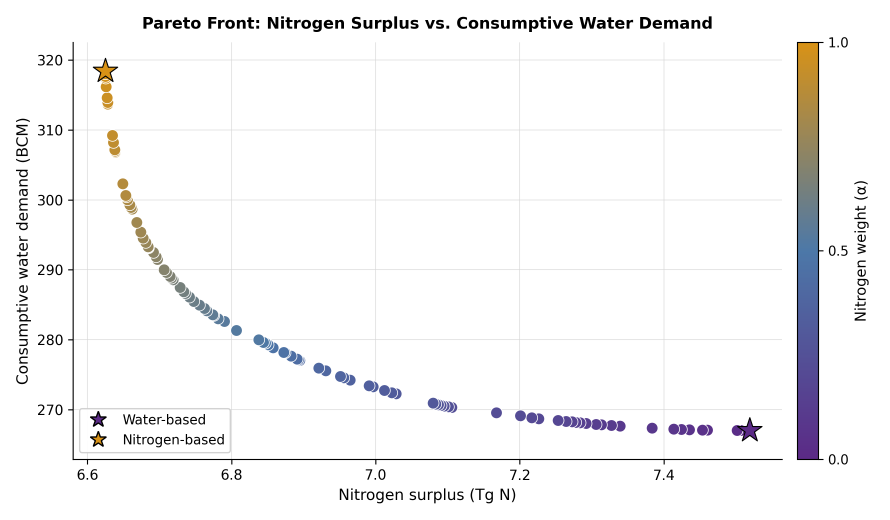
#> input picture figures/manuscript_final/figure2a_no_historical_cap_core.png, 2670 x 1560 px (shown at 1/3 size)
$ python assemble_si_msp_benchmark_figure2.py
#> lines starting #> are read from the running program, lines starting #| are printed output that depends on the picture; after the words box and inside, x2 and y2 are one past the last pixel; in counts of white or black regions, pixels touching at a corner belong together
#> in prepare_panel_image, image is the input picture: shape (1560, 2670, 4) float32; mean R, G, B, A 0.962, 0.962, 0.963, 1
#!/usr/bin/env python3
from __future__ import annotations

from pathlib import Path

import matplotlib

matplotlib.use("Agg")

import matplotlib.image as mpimg
import matplotlib.pyplot as plt
import numpy as np
from matplotlib.gridspec import GridSpec


ROOT = Path(__file__).resolve().parents[1]
FIG_DIR = ROOT / "figures"
CANONICAL_FIG_DIR = FIG_DIR / "manuscript_final"

PANELS = {
    "a": CANONICAL_FIG_DIR / "figure2a_no_historical_cap_core.png",
    "b": CANONICAL_FIG_DIR / "figure2b_no_historical_cap_core_all_metric_bootstrap.png",
    "c": CANONICAL_FIG_DIR / "figure2c_regenerated_state_retention.png",
    "d": CANONICAL_FIG_DIR / "figure2d_no_historical_cap_core.png",
}

LABEL_FONT_SIZE = 15
PANEL_LABEL_AXES_POSITIONS = {
    "a": (0.012, 0.988),
    "b": (0.012, 0.988),
    "c": (0.012, 0.988),
    "d": (0.012, 0.988),
}
PANEL_LABEL_ERASE_BOXES = {
    "b": (360, 0, 760, 235),
    "c": (0, 0, 130, 125),
    "d": (0, 0, 150, 125),
}
PANEL_CROP_PAD_PX = {
    "a": 6,
    "b": 12,
    "c": 38,
    "d": 10,
}

OUT_PNG = CANONICAL_FIG_DIR / "si_msp_benchmark_figure2.png"
OUT_PDF = CANONICAL_FIG_DIR / "si_msp_benchmark_figure2.pdf"


def crop_white_margins(image: np.ndarray, *, threshold: float = 0.985, pad_px: int = 6) -> np.ndarray:
#> called with threshold = 0.985, pad_px = 6
    rgb = image[..., :3]
    mask = np.any(rgb < threshold, axis=2)
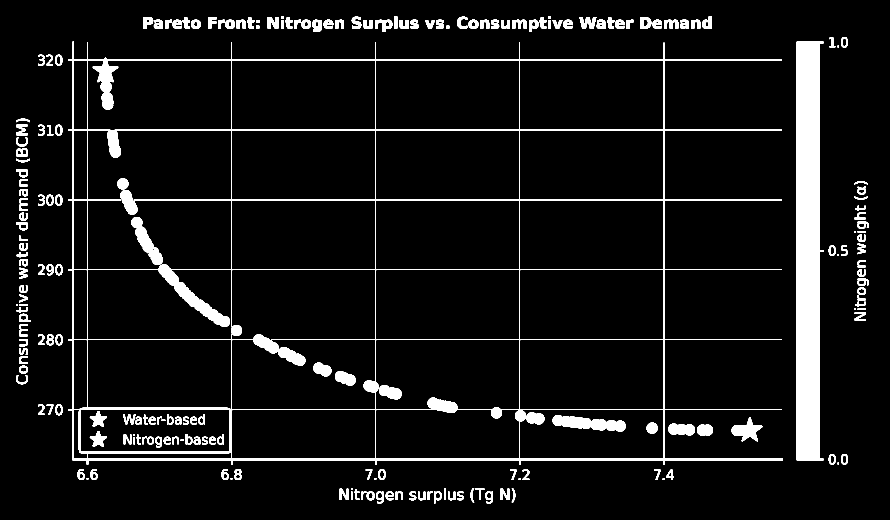
#> mask: shape (1560, 2670) bool (shown at 1/3 size); 6.5% white; 223 white regions (3 under 20 px), largest, box (x1, y1, x2, y2) and area: (2390, 125, 2471, 1381) 85603, (204, 125, 2349, 1394) 63760, (476, 793, 690, 981) 7747
    ys, xs = np.where(mask)
    if len(xs) == 0 or len(ys) == 0:
        return image

    x0 = max(int(xs.min()) - pad_px, 0)
#> x0 = 42
    x1 = min(int(xs.max()) + pad_px + 1, image.shape[1])
#> x1 = 2612
    y0 = max(int(ys.min()) - pad_px, 0)
#> y0 = 43
    y1 = min(int(ys.max()) + pad_px + 1, image.shape[0])
#> y1 = 1516
    return image[y0:y1, x0:x1]
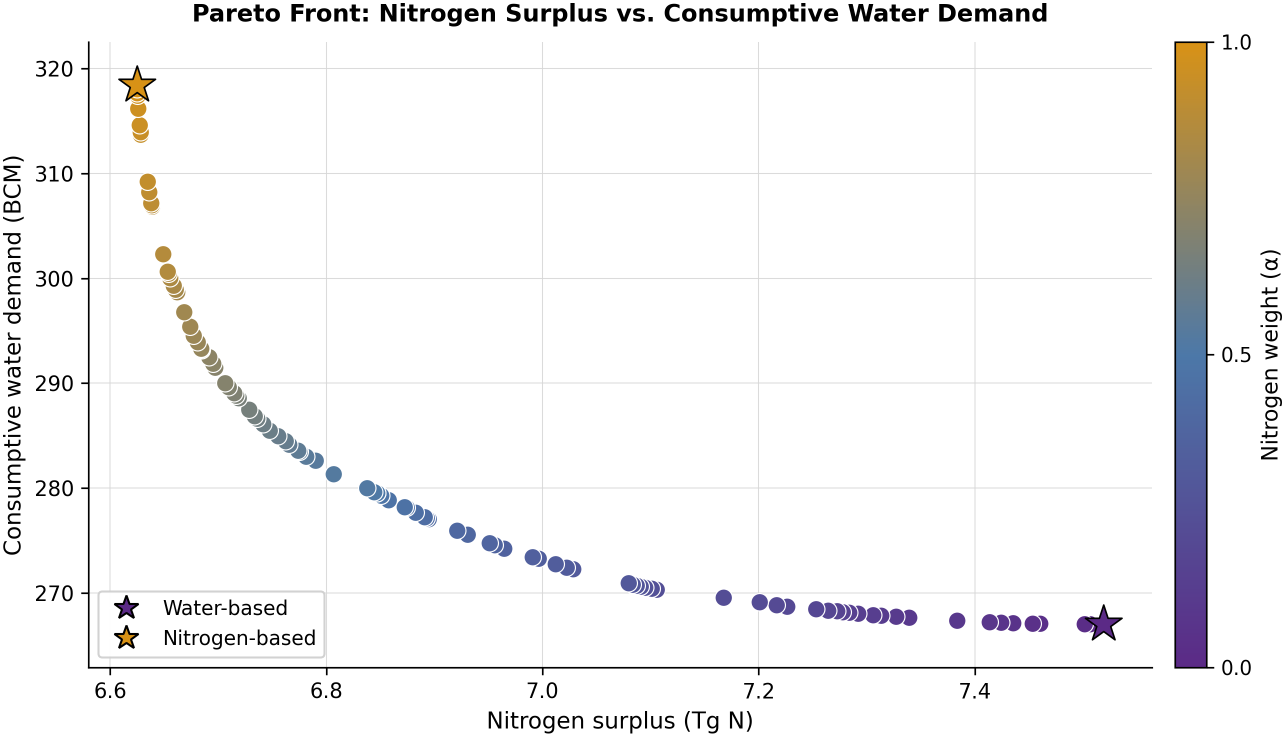
#> returned value: shape (1473, 2570, 4) float32 (shown at 1/2 size); mean of channels 0, 1, 2, 3 0.958, 0.958, 0.96, 1; drawn as R, G, B


def prepare_panel_image(key: str) -> np.ndarray:
    image = mpimg.imread(PANELS[key]).copy()
    erase_box = PANEL_LABEL_ERASE_BOXES.get(key)
    if erase_box is not None:
        x0, y0, x1, y1 = erase_box
        image[y0:y1, x0:x1, :3] = 1.0
        if image.shape[2] == 4:
            image[y0:y1, x0:x1, 3] = 1.0
    return crop_white_margins(image, pad_px=PANEL_CROP_PAD_PX.get(key, 6))


def main() -> None:
    CANONICAL_FIG_DIR.mkdir(parents=True, exist_ok=True)

    fig = plt.figure(figsize=(10.7, 7.1), facecolor="white")
    grid = GridSpec(2, 2, figure=fig, wspace=0.05, hspace=0.012)

    for idx, key in enumerate(["a", "b", "c", "d"]):
        ax = fig.add_subplot(grid[idx // 2, idx % 2])
        image = prepare_panel_image(key)
        ax.imshow(image, aspect="auto")
        ax.axis("off")
        label_x, label_y = PANEL_LABEL_AXES_POSITIONS[key]
        ax.text(
            label_x,
            label_y,
            key,
            transform=ax.transAxes,
            ha="left",
            va="top",
            fontsize=LABEL_FONT_SIZE,
            fontweight="bold",
            color="black",
            clip_on=False,
        )
#> pass 2 of the loop in main, `for idx, key in enumerate(["a", "b", "c", "d"]):`:
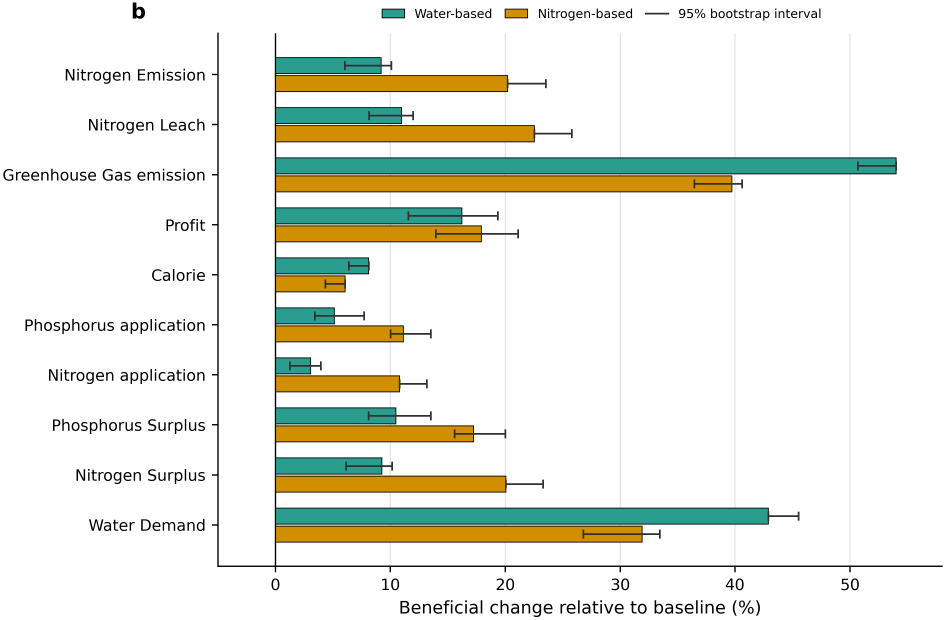
#> input picture figures/archive_nonmanuscript/figure2b_no_historical_cap_core_all_metric_bootstrap.png, 3778 x 2478 px, found by its file name (shown at 1/4 size)
#> in prepare_panel_image, image is the input picture: shape (2478, 3778, 4) float32; mean R, G, B, A 0.918, 0.915, 0.885, 1
#> rgb: shape (2478, 3778, 3) float32
#> in crop_white_margins (call 2), `mask = np.any(rgb < threshold, axis=2)`:
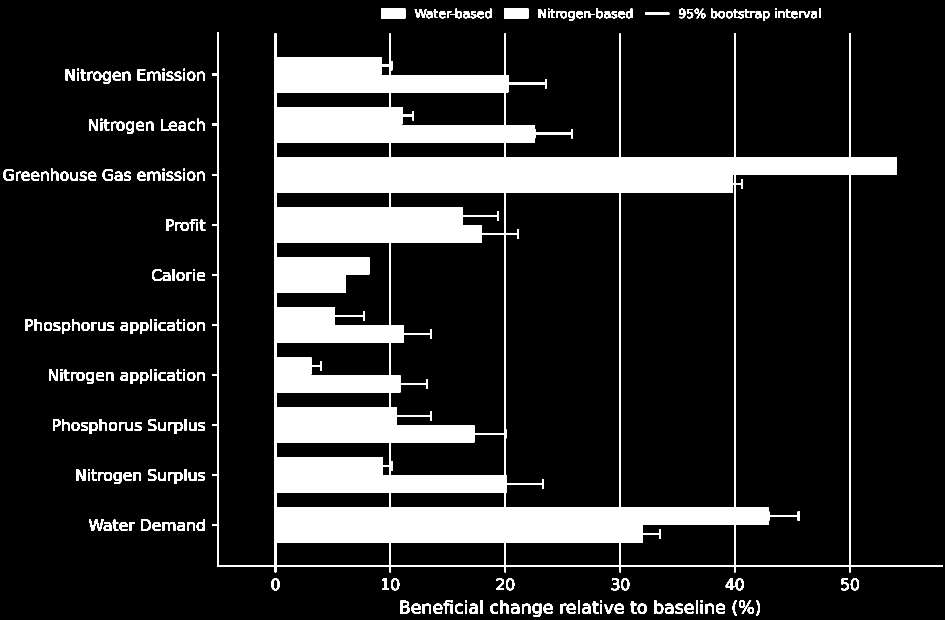
#> mask: shape (2478, 3778) bool (shown at 1/4 size); 14.9% white; 267 white regions, largest, box (x1, y1, x2, y2) and area: (848, 130, 3771, 2289) 1260033, (1526, 34, 1621, 74) 3800, (2018, 34, 2113, 74) 3800
#> x0 = 1
#> x1 = 3778
#> y0 = 22
#> y1 = 2478
#> in crop_white_margins (call 2), `return image[y0:y1, x0:x1]`:
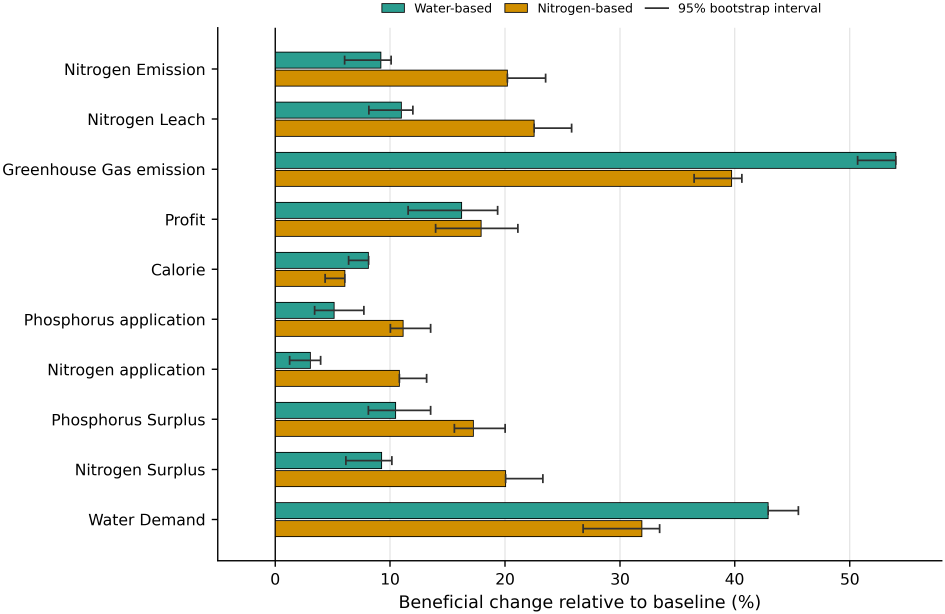
#> returned value: shape (2456, 3777, 4) float32 (shown at 1/4 size); mean of channels 0, 1, 2, 3 0.917, 0.914, 0.884, 1; drawn as R, G, B
#> pass 3 of the loop in main, `for idx, key in enumerate(["a", "b", "c", "d"]):`:
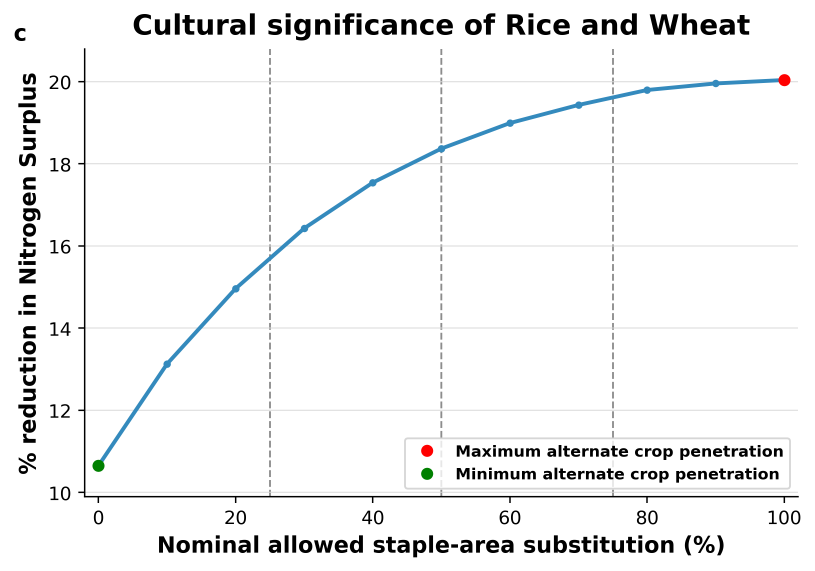
#> input picture figures/manuscript_final/figure2c_regenerated_state_retention.png, 2445 x 1711 px (shown at 1/3 size)
#> in prepare_panel_image, image is the input picture: shape (1711, 2445, 4) float32; mean R, G, B, A 0.951, 0.953, 0.955, 1
#> rgb: shape (1711, 2445, 3) float32
#> in crop_white_margins (call 3), `mask = np.any(rgb < threshold, axis=2)`:
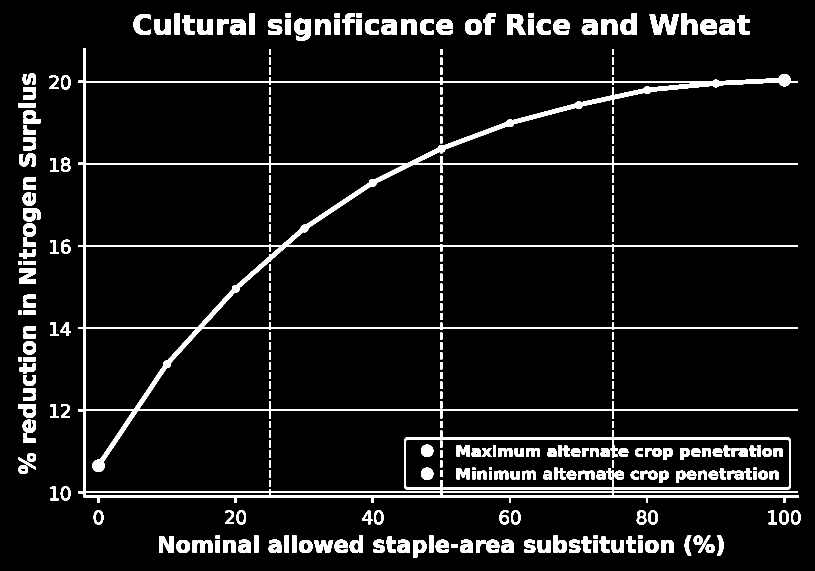
#> mask: shape (1711, 2445) bool (shown at 1/3 size); 7.3% white; 321 white regions, largest, box (x1, y1, x2, y2) and area: (235, 144, 2397, 1509) 124756, (1949, 43, 2036, 104) 3187, (882, 56, 932, 122) 2289
#> x0 = 17
#> x1 = 2440
#> y0 = 2
#> y1 = 1710
#> in crop_white_margins (call 3), `return image[y0:y1, x0:x1]`:
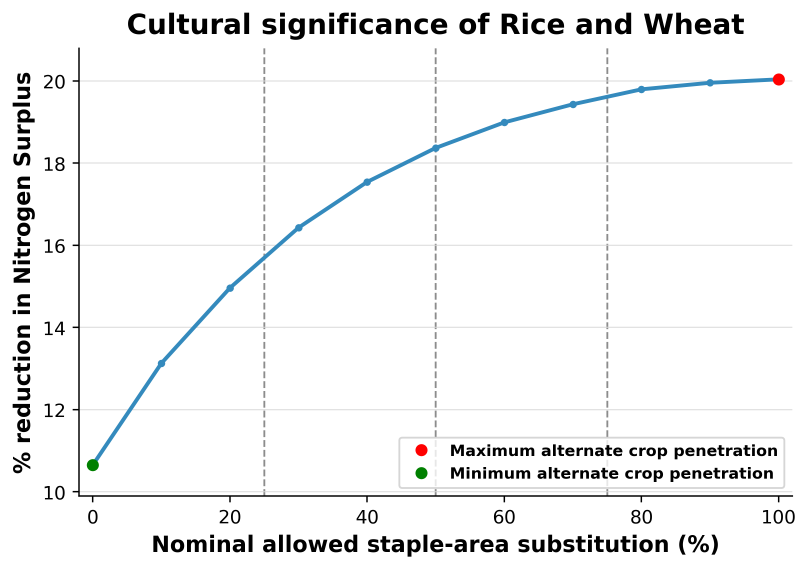
#> returned value: shape (1708, 2423, 4) float32 (shown at 1/3 size); mean of channels 0, 1, 2, 3 0.951, 0.953, 0.954, 1; drawn as R, G, B
#> the loop made 4 passes; the first 3 are shown

    fig.subplots_adjust(left=0.03, right=0.972, top=0.975, bottom=0.035)
    fig.savefig(OUT_PNG, dpi=400, facecolor="white")
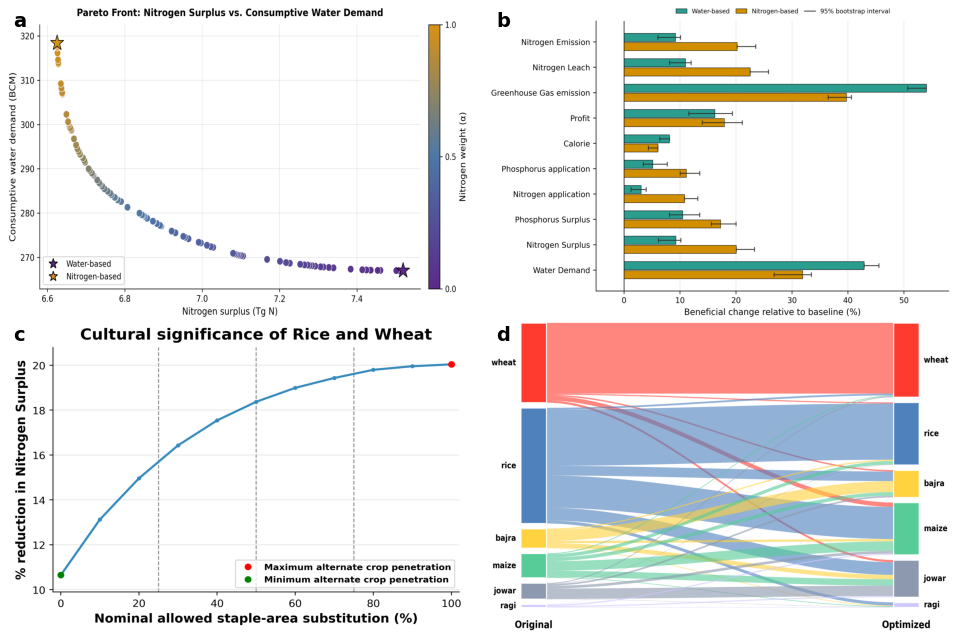
#> figure drawn by matplotlib, 4 panels
    fig.savefig(OUT_PDF, dpi=400, facecolor="white")
    plt.close(fig)
    print(OUT_PDF)


if __name__ == "__main__":
    main()
